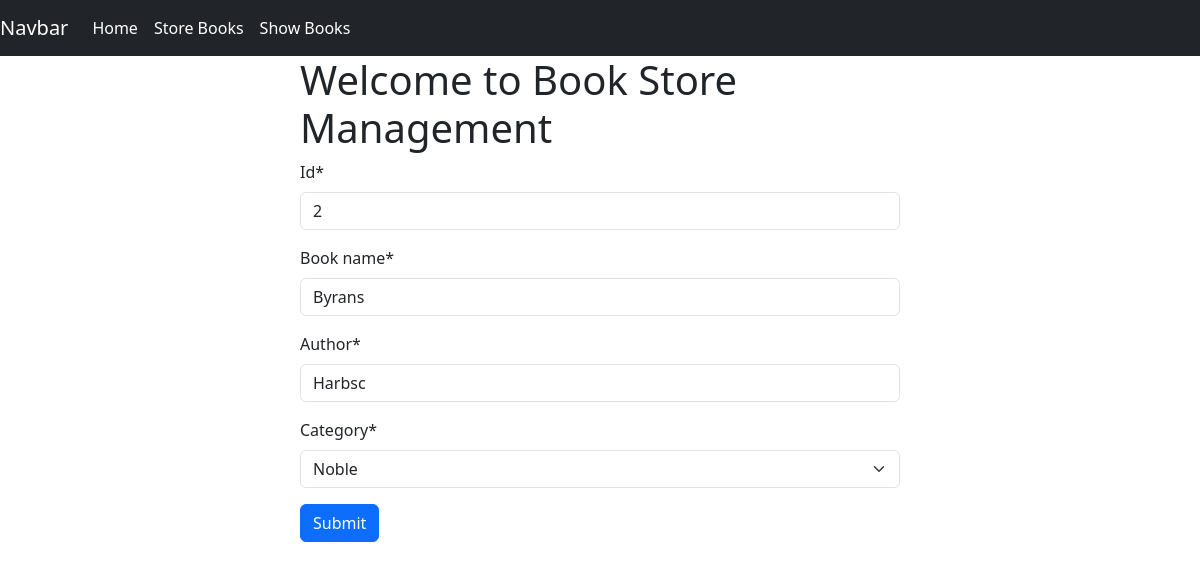
The page /edit_book/2 on the database its author committed.
### book/models.py (models this page shows)
class BookStoreModel(models.Model):
    Categories = (('Mystery', 'Mystery'), ('Noble', 'Noble'), ('Thriller',
                'Thriller'), ('Humor', 'Humor'), ('Horror', 'Horror'))
    id = models.IntegerField(primary_key=True)
    book_name = models.CharField(max_length=30)
    author = models.CharField(max_length=30)
    category = models.CharField(max_length=30, choices=Categories)
    first_pub = models.DateTimeField(auto_now_add=True) #this will modify only first time
    last_pub = models.DateTimeField(auto_now=True) #this will modify every time

### book/views.py (the view)
# urls.py: path('edit_book/<int:id>',views.edit_book,name='edit_book'), # edit_book/<int:id to capture int id
def edit_book(request,id): #as id is a primary key we can get the details
    try:
        book=BookStoreModel.objects.get(pk=id) # pk means primary key #book is saving a object of BookStoreModel with id
    except BookStoreModel.DoesNotExist:
        messages.error(request,'This id doesnt exist')
    form=BookStoreFrom(instance=book)
    if request.method=="POST":
        form=BookStoreFrom(request.POST,instance=book)
        if form.is_valid():
            form.save()
            return redirect('show_books')
    return render(request,'store_book.html',{'form':form})

### book/forms.py
class BookStoreFrom(forms.ModelForm):
    class Meta:
        model=BookStoreModel
        fields=['id','book_name','author','category']

### book/templates/store_book.html (shortened to what this page needs)
{% extends 'base.html' %}
{% load crispy_forms_tags %}
{% block content %}
<div style="width:50%;margin:auto;">
    <h1>Welcome to Book Store Management</h1>
    <form method="POST">
    {{form|crispy}}
    <button class="btn btn-primary" type="submit">Submit</button>
 </form>
</div>
{%endblock%}

### rows shown on the page
BookStoreModel: id "2", book_name "Byrans", author "Harbsc", category "Noble"
